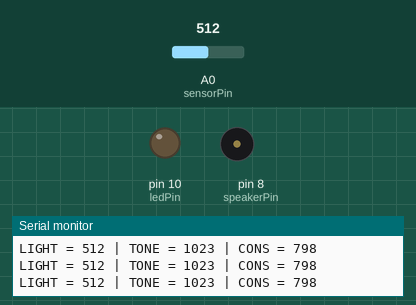
The sketch below on a simulated Arduino Uno, built with avr-gcc and run on an emulated ATmega328P. Parts: output pins drawn as LEDs (lit = HIGH), buzzer (waves = sounding), the last lines printed to the serial monitor. The inputs (shaded band) are chosen by the test bench; at power-on: A0 (sensorPin) = 512. Random numbers use the default seed unless the sketch sets one.

Above: at 1.2 s.
1.3 s: A0 (sensorPin) set to 788
4.3 s: A0 (sensorPin) set to 816
At 4.54 s:
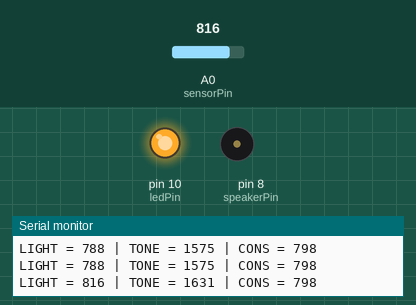
7.3 s: A0 (sensorPin) set to 716
At 7.56 s:
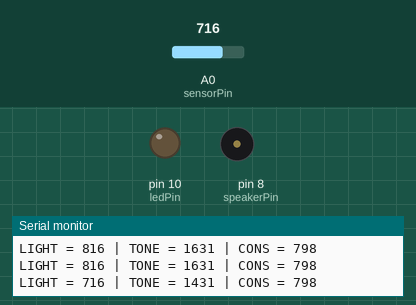
10.3 s: A0 (sensorPin) set to 900
At 10.57 s:
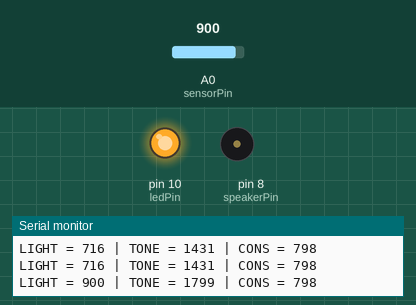
Timing chart, 0 to 14.3 s (numbered marks = the images above; inputs shaded):
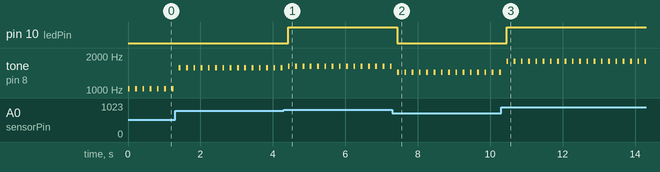

The sketch:

zadanie4.ino
```cpp
const int sensorPin = A0;
const int speakerPin = 8;
const int ledPin = 10;

unsigned int sensorValue = 0;
unsigned int voiceTone = 0;
unsigned int ledConstraint = 0;

void setup() {
  pinMode(ledPin, OUTPUT);
  pinMode(speakerPin, OUTPUT);

  randomSeed(analogRead(1));
  ledConstraint = random(1, 1000);

  Serial.begin(9600);
}

void debug_info() {
  Serial.print("LIGHT = ");
  Serial.print(sensorValue);

  Serial.print(" | TONE = ");
  Serial.print(voiceTone);

  Serial.print(" | CONS = ");
  Serial.print(ledConstraint);

  Serial.println("");

  delay(200);
}

void loop(){
  sensorValue = analogRead(sensorPin);

  voiceTone = map(sensorValue, 1, 1000, 1, 2000);
  tone(speakerPin, voiceTone, 50);

  if (sensorValue > ledConstraint) {
    digitalWrite(ledPin, HIGH);
  } else {
    digitalWrite(ledPin, LOW);
  }

  debug_info();

  // analogWrite(ledPin, ledColor);
}
```

Measured:
- the behaviour switches between 798 and 799 on A0 (sensorPin) (found by bisection; images 0 and 1)
- after the input at 4.3 s, pin 10 (ledPin): LOW → HIGH after 0.12 s
- after the input at 7.3 s, pin 10 (ledPin): HIGH → LOW after 0.14 s
- after the input at 10.3 s, pin 10 (ledPin): LOW → HIGH after 0.15 s
- by itself, tone on pin 8 (speakerPin): alternates 1799 Hz for 0.05 s and silent for 0.15 s
